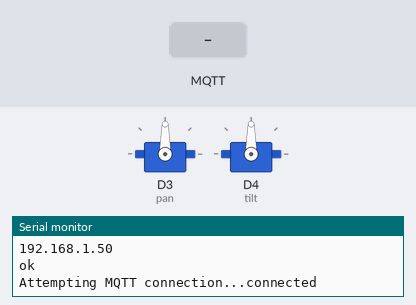
Recording of a sketch running on a simulated ESP8266 (NodeMCU). On the bench: 2 × servo, the last lines printed to the serial monitor. The test bench sets the inputs (shaded band). WiFi joins after 1.5 s; servers stay silent unless stated; random numbers use the default seed unless the sketch sets one; no MQTT or app messages arrive unless stated.

Above: at 2.7 s.
2.8 s: MQTT message "0" arrives on the first subscribed topic
At 3.3 s:
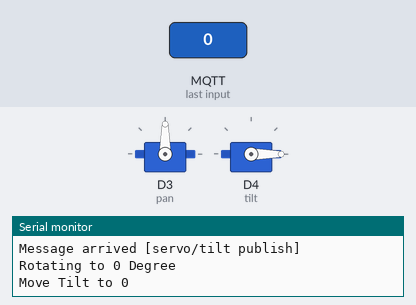
4.3 s: MQTT message "0" arrives on the second subscribed topic
At 5.5 s:
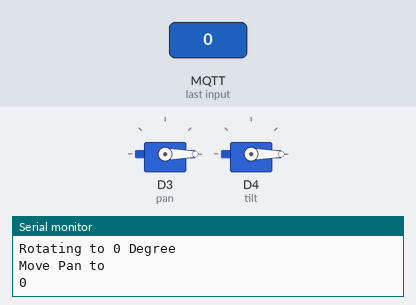
5.8 s: MQTT message "90" arrives on the first subscribed topic
At 6.8 s:
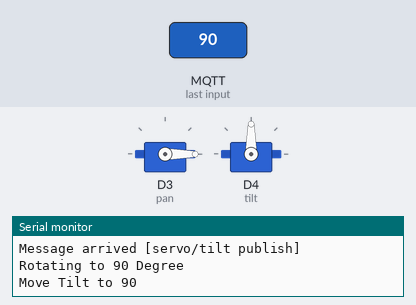
7.3 s: MQTT message "200" arrives on the first subscribed topic
At 7.9 s:
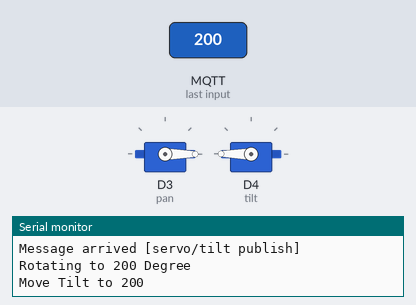
8.8 s: MQTT message "90" arrives on the second subscribed topic
At 9.1 s:
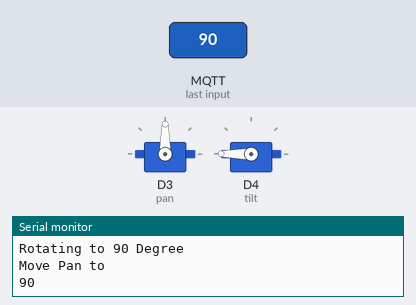
10.3 s: MQTT message "200" arrives on the second subscribed topic
At 11.4 s:
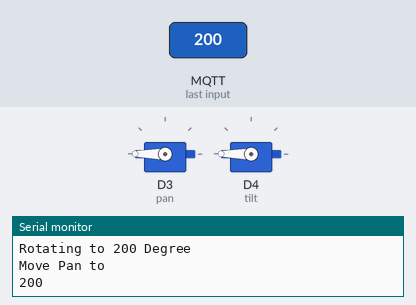
Timing chart, 0 to 12.8 s (numbered marks = the images above; inputs shaded):
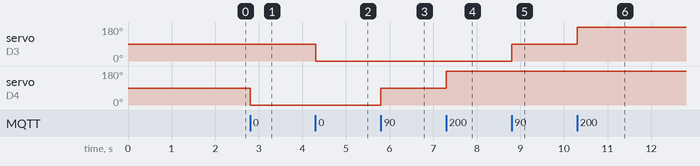

The sketch:

project.ino
```cpp
#include <ESP8266WiFi.h>
#include <PubSubClient.h> // A client library for MQTT messaging
#include <Servo.h> //this arduino library is used when we deal with motors, this lib can accomodate 12 motors and extend upto 48 motors in arduino mega
Servo pan;  //motor1
Servo tilt; //motor 2

//WiFi, MQTT parameters

const char* ssid = "realme XT";                // WiFi SSID
const char* password = "12345678";        // WiFi Password
const char* mqtt_server = "broker.mqttdashboard.com";  // IP Broker MQTT

#define topic_pan "servo/pan publish"
#define topic_tilt "servo/tilt publish"


WiFiClient espClient; //Creates a client that can connect to to a specified internet IP address and port as defined in client.connect().
PubSubClient client(espClient);
long lastMsg = 0;
char msg[50];
int val = 0;

void setup() {

  Serial.begin(115200); //baud rate (transfer data rate)
  pan.attach(D3);
  tilt.attach(D4);
  setup_wifi(); //wifi is connected by passing ssid and password to the begin function

  client.setServer(mqtt_server, 1883);
  client.setCallback(callback);
  client.subscribe(topic_tilt);
  client.subscribe(topic_pan);

}

void setup_wifi() {
  delay(10);
  // We start by connecting to a WiFi network
  Serial.println();
  Serial.print("Connecting to ");
  Serial.println(ssid);

  WiFi.begin(ssid, password); //connection requested

  while (WiFi.status() != WL_CONNECTED) {
    delay(500);
    Serial.print(".");
  }

  Serial.println("");
  Serial.println("WiFi connected");
  Serial.println("IP address: ");
  Serial.println(WiFi.localIP());
  Serial.println("ok ");
}

void callback(char* topic, byte* payload, unsigned int length) {
 String string;
 //display incoming Topic
 Serial.print("Message arrived [");
 Serial.print(topic);
 Serial.print("] \n");
 //Serial.println("");
 //decode payload message
 for (int i = 0; i < length; i++) {
 string+=((char)payload[i]);
  //Serial.print((char)payload[i]);
 }
 Serial.println("");

  //display incoming message
 //Serial.print(string);
 Serial.print("Rotating to ");
 //convert position as an Integer
 int pos = 0;
 pos= string.toInt();
 Serial.print(pos);
 Serial.println(" Degree ");

 //Determines which servo should be moved
 if ( strcmp(topic, topic_pan) == 0 ) {
 Serial.print("Move Pan to ");
 Serial.println("");
 Serial.println(pos);
 pan.write(pos);
 }
 if ( strcmp(topic, topic_tilt) == 0 ) {
 Serial.print("Move Tilt to ");
 Serial.println(pos);
 tilt.write(pos);
 }
 delay(15);
}


void reconnect() {
  // Loop until we're reconnected
  while (!client.connected()) {
    Serial.print("Attempting MQTT connection...");


    // Create a random client ID
    String clientId = "ESP8266Client-";
    clientId += String(random(0xffff), HEX);
    // Attempt to connect
    if (client.connect(clientId.c_str())) {
      Serial.println("connected\n");
      // Once connected, publish an announcement...
      client.publish(topic_tilt, "Connected");
      client.publish(topic_pan, "Connected");
      // ... and resubscribe
      client.subscribe(topic_tilt);
      client.subscribe(topic_pan);
    }

      else {
      Serial.print("failed, rc=");
      Serial.print(client.state());
      Serial.println(" try again in 5 seconds");
      // Wait 5 seconds before retrying
      delay(5000);
    }
  }
}
void loop() {


  if (!client.connected()) {

    reconnect();
  }
  client.loop();

}
```

Measured:
- after the input at 2.8 s, servo on D4 (tilt): 90° → 0° at once
- after the input at 4.3 s, servo on D3 (pan): 90° → 0° at once
- after the input at 5.8 s, servo on D4 (tilt): 0° → 90° at once
- after the input at 7.3 s, servo on D4 (tilt): 90° → 180° at once
- after the input at 8.8 s, servo on D3 (pan): 0° → 90° at once
- after the input at 10.3 s, servo on D3 (pan): 90° → 180° at once
